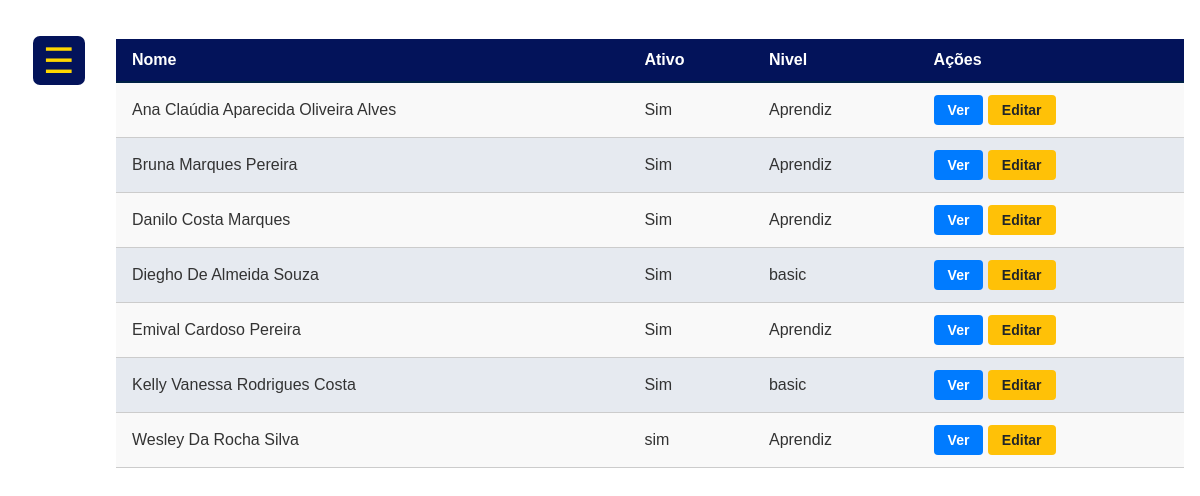
Page /_html/_lista/listaFun.php (signed in) on the committed database.
### tables this page shows
CREATE TABLE `cad_fun` (
  `idFun` int(11) NOT NULL,
  `nome` varchar(100) NOT NULL,
  `endereco` varchar(200) NOT NULL,
  `numero` varchar(20) NOT NULL,
  `dataN` date NOT NULL,
  `cpf` varchar(14) NOT NULL,
  `email` varchar(150) NOT NULL,
  `senha` varchar(255) NOT NULL,
  `acesso` varchar(100) NOT NULL,
  `ativo` char(10) NOT NULL,
  `idMaster` int(11) DEFAULT NULL,
  `idClassic` int(11) DEFAULT NULL,
  `idBasic` int(11) DEFAULT NULL,
  `nivel` varchar(50) DEFAULT NULL,
  `foto` longblob DEFAULT NULL
);

### _php/_lista/_listaComum/listaFun.php (the view, shortened to what this page needs)
<?php
require_once __DIR__ . '/../../../config/db.php';
$limit = 15;
$page  = isset($_GET['page']) && is_numeric($_GET['page']) ? (int)$_GET['page'] : 1;
$offset = ($page - 1) * $limit;
$stmt = $pdo->prepare("SELECT idFun, nome, ativo, nivel FROM cad_fun ORDER BY nome LIMIT :limit OFFSET :offset");
$stmt->bindValue(':limit', $limit, PDO::PARAM_INT);
$stmt->bindValue(':offset', $offset, PDO::PARAM_INT);
$stmt->execute();
$funcs = $stmt->fetchAll();
echo"   <thead>
          <tr>
            <th>Nome</th>
            <th>Ativo</th>
            <th>Nivel</th>
            <th>Ações</th>
          </tr>
        </thead>
        <tbody>";
if (!$funcs) {
    echo "<tr><td colspan='4'>Nenhum funcionário encontrado.</td></tr>";
} else {
    foreach ($funcs as $row) {
        $nomeF   = htmlspecialchars($row['nome'], ENT_QUOTES);
        $ativoF  = htmlspecialchars($row['ativo'], ENT_QUOTES);
        $nivelF  = htmlspecialchars($row['nivel'], ENT_QUOTES);
        echo "<tr>";
        echo "<td data-label='Nome'>$nomeF</td>";
        echo "<td data-label='Ativo'>$ativoF</td>";
        echo "<td data-label='Nível'>$nivelF</td>";
        echo "<td data-label='Ações'><a href='../_lista/listaVenda.php?idFun={$row['idFun']}' class='btn btn-primary'>Ver</a>
            <a href='../../_html/_cadastro/cadFun.php?idFun={$row['idFun']}' class='btn btn-sm btn-warning'>Editar</a>
        </td>";
        echo "</tr>";
    }
}
echo "</tbody></table>";
?>

### _html/_lista/listaFun.php (shortened to what this page needs)
<?php
  include('../../_php/_login/logado.php');
?>
<!DOCTYPE html>
<html lang="pt-br">
<head>
  <link rel="stylesheet" href="../../_css/_menu/menu.css">
  <link rel="stylesheet" href="../../_css/_menu/paginacao.css">
  <link rel="stylesheet" href="../../_css/_listas/listas.css">
</head>
<body>
  <div class="container">
    <button class="menu-toggle float" aria-label="Abrir menu">&#9776;</button>
    <div class="lista-container">
      <table>
          <?php
            include('../../_php/_lista/_listaComum/listaFun.php');
          ?>
    </div>
  </div>
</body>
</html>

### _css/_menu/menu.css (style rules this page uses)
div { box-sizing: border-box; margin: 0; padding: 0; display: flex; flex-direction: column; }
.menu-toggle { display: none; background: none; border: none; color: #FFD700; font-size: 2.2rem; margin: 18px 0 12px 18px; cursor: pointer; }
.menu-toggle.float { display: block; position: fixed; top: 18px; left: 15px; z-index: 1100; background: #03135a; color: #FFD700; font-size: 2.2rem; border: none; cursor: pointer; border-radius: 7px; padding: 4px 10px; transition: opacity 0.2s; }
@media (max-width: 1919px) { .menu-toggle.float { display: block; } }
@media (max-width: 1919px) { .menu-toggle.float { display: block; transition: opacity 0.2s, visibility 0.2s; } }

### _css/_listas/listas.css (style rules this page uses)
.lista-container { margin-left: 260px; padding: 2rem 1.5rem; font-family: Arial, sans-serif; color: #002060; background: #fff; min-height: 100vh; box-sizing: border-box; }
@media (max-width: 1919px) { .lista-container { margin-top: 15px; margin-left: 100px; padding: 1rem 0.5rem; max-width: 100vw; } }
.lista-container table { width: 100%; border-collapse: collapse; font-family: Arial, sans-serif; background: #fff; box-sizing: border-box; }
.lista-container thead { background-color: #03135a; }
.lista-container thead th { color: #fff; text-align: left; padding: 0.75rem 1rem; font-weight: 600; border-bottom: 2px solid #002246; }
.lista-container tbody tr { background-color: #f9f9f9; transition: background-color 0.2s; }
.lista-container tbody tr:nth-child(even) { background-color: #e6eaf0; }
.lista-container tbody td { padding: 0.75rem 1rem; border-bottom: 1px solid #ccc; color: #333; }
.btn { display: inline-block; font-family: Arial, sans-serif; font-size: 14px; font-weight: 600; text-align: center; text-decoration: none; padding: 0.5em 1em; border: none; border-radius: 4px; cursor: pointer; transition: background-color 0.2s ease, box-shadow 0.2s ease; }
.btn-primary { background-color: #007bff; color: #ffffff; }
.btn-warning { background-color: #ffc107; color: #212529; }

### rows in the picture
cad_fun: nome "Ana Claúdia Aparecida Oliveira Alves", ativo "Sim", nivel "Aprendiz"
cad_fun: nome "Bruna Marques Pereira", ativo "Sim", nivel "Aprendiz"
cad_fun: nome "Danilo Costa Marques", ativo "Sim", nivel "Aprendiz"
cad_fun: nome "Diegho De Almeida Souza", ativo "Sim", nivel "basic"
cad_fun: nome "Emival Cardoso Pereira", ativo "Sim", nivel "Aprendiz"
cad_fun: nome "Kelly Vanessa Rodrigues Costa", ativo "Sim", nivel "basic"
cad_fun: nome "Wesley Da Rocha Silva", ativo "sim", nivel "Aprendiz"
